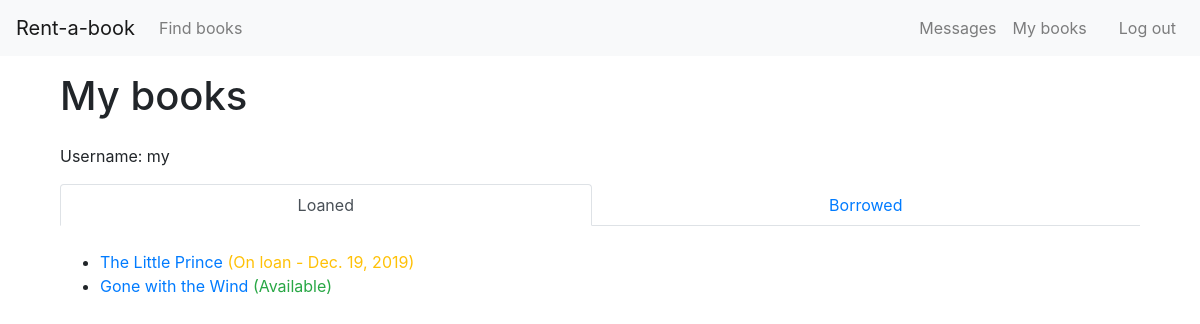
The page /mybooks/ (signed in) on the database as committed earlier.
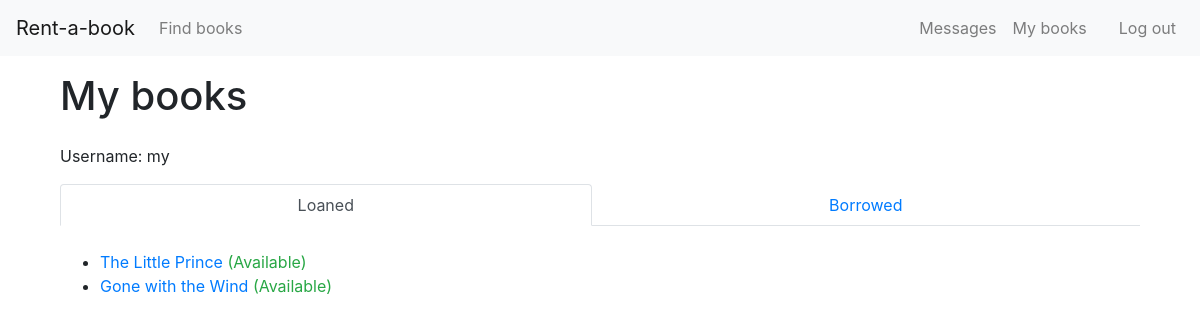
The same page on the database as committed later.
### rentabook/models.py (models this page shows, shortened)
class BookInstance(models.Model):
    created_by = models.ForeignKey(User, on_delete=models.SET_NULL, null=True, related_name="owner")
    borrower = models.ForeignKey(User, on_delete=models.SET_NULL, null=True, blank=True, related_name="borrower")
    cover = models.ImageField(upload_to='images/', blank=True)
    def cover_tag(self):
        if self.cover:
            return mark_safe('<img src="%s" style="width: 45px; height: 60px;" />' % self.cover.url)
        else:
            return 'No Cover Found'
    cover_tag.short_description = 'Cover'
    title = models.CharField(max_length=255, help_text='Enter book title')
    author = models.CharField(max_length=255, help_text='Enter book author')
    genre = models.ManyToManyField(Genre, help_text='Select a genre for this book')
    summary = models.TextField(
        blank=True,
        max_length=1000,
        help_text='Enter a brief description of the book')
    condition_choices = [
        ('1', 'Like New'),
        ('2', 'Good'),
        ('3', 'Fair'),
    ]
    condition = models.CharField(
        choices=condition_choices,
        max_length=1,
        blank=False,
        default='p')
    price_choices = [(i, i) for i in range (10, 60, 10)]
    price = models.IntegerField(choices=price_choices, default=10)
    due_back = models.DateField(null=True, blank=True)
    LOAN_STATUS = (
        ('o', 'On loan'),
        ('a', 'Available'),
        ('m', 'Maintenance'),
    )
    status = models.CharField(
        max_length=1,
        choices=LOAN_STATUS,
        blank=True,
        default='a',
        help_text='Book availability',
    )
    class Meta:
        ordering = ['due_back']
    def display_genre(self):
        """Create a string for the Genre. This is required to display genre in Admin."""
        return ', '.join(genre.name for genre in self.genre.all()[:3])
    display_genre.short_description = 'Genre'
    @property
    def is_overdue(self):
        if self.due_back and date.today() > self.due_back:
            return True
        return False

### rentabook/views.py (the view)
# urls.py: path('mybooks/', views.BooksByUserListView.as_view(), name='my-books'),
class BooksByUserListView(LoginRequiredMixin,generic.ListView):
    model = BookInstance
    template_name ='rentabook/my_books.html'
    paginate_by = 10
    def get_queryset(self):
        return BookInstance.objects.filter(borrower=self.request.user).filter(status__exact='o').order_by('-due_back')
    def get_context_data(self, **kwargs):
        context = super(BooksByUserListView, self).get_context_data(**kwargs)
        context['loaned_books'] = BookInstance.objects.filter(created_by=self.request.user).order_by('-due_back')
        return context

### rentabook/templates/rentabook/my_books.html (shortened to what this page needs)
{% extends "base_generic.html" %}
{% block main %}
<h1>My books</h1>
<div class="py-3">
    {% if user.is_authenticated %}
    Username: {{ user.get_username }}
    {% endif %}
</div>
<ul class="nav nav-tabs nav-fill" id="my_books" role="tablist">
    <li class="nav-item">
        <a class="nav-link active" id="loaned-tab" data-toggle="tab" href="#loaned" role="tab" aria-controls="loaned"
            aria-selected="true">Loaned</a>
    </li>
    <li class="nav-item">
        <a class="nav-link" id="borrowed-tab" data-toggle="tab" href="#borrowed" role="tab" aria-controls="borrowed"
            aria-selected="false">Borrowed</a>
    </li>
</ul>
<div class="tab-content" id="myTabContent">
    <div class="tab-pane fade show active" id="loaned" role="tabpanel" aria-labelledby="loaned-tab">
        <br>
        {% if loaned_books %}
        <ul>
            {% for bookinst in loaned_books %}
            <li class="{% if bookinst.is_overdue %}text-danger{% endif %}">
                <a href="{% url 'book-detail' bookinst.pk %}">{{ bookinst.title}}</a>
                {% if bookinst.status == 'o' %}
                    <span class="text-warning">
                    ({{ bookinst.get_status_display }} - {{ bookinst.due_back }})
                    </span>
                {% else %}
                     <span class="{% if bookinst.status == 'a' %}text-success{% else %}text-danger{% endif %}">
                    ({{ bookinst.get_status_display }})
                    </span>
                {% endif %}
            </li>
            {% endfor %}
        </ul>
        {% else %}
        <p>There are no books loaned.</p>
        {% endif %}
    </div>
</div>
{% endblock %}

Rows that differ between the two databases and show on the page:
changed BookInstance "The Little Prince": status "On loan" → "Available"; due_back "Dec. 19, 2019" → (not shown)
